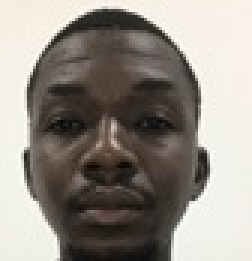
#> input picture memoire/img_training/1/1_1.jpg, 84 x 87 px, found by its file name (shown 3 times larger); its folder holds only this picture in this run
$ python entrainement.py   (older library calls are emulated)
#> lines starting #> are read from the running program, lines starting #| are printed output that depends on the picture
### memoire/convertisseur.py
#!/usr/bin/env python3
# -*- coding: utf-8 -*-
"""
Created on Thu Jul 15 09:56:57 2021
@author: ngbla
"""
from __future__ import print_function
#import cv2
import cv2 as cv
import argparse
import matplotlib.pyplot as plt
from random import randrange

# Begin fonction
def detect_face(image,cv):
    parser = argparse.ArgumentParser(description='Classifier Import')
    parser.add_argument('--face_cascade', help='Path to face cascade.', default='memoire/webcammer-master/haarcascade_frontalface_alt.xml')
    parser.add_argument('--eyes_cascade', help='Path to eyes cascade.', default='memoire/webcammer-master/haarcascade_eye_tree_eyeglasses.xml')
    args = parser.parse_args()

    face_cascade_name = args.face_cascade
    face_cascade = cv.CascadeClassifier()

    eyes_cascade_name = args.eyes_cascade
    eyes_cascade = cv.CascadeClassifier()

    #-- 1. Load the cascades (verification de l'existences des fichier xml)
    if not face_cascade.load(cv.samples.findFile(face_cascade_name)):
        print('--(!)Error loading face cascade')
        exit(0)

    gray_image = cv.cvtColor(image, cv.COLOR_BGR2GRAY)
    faces = face_cascade.detectMultiScale(gray_image)
    #faces = face_cascade.detectMultiScale(gray_image, scaleFactor=1.2, minNeighbors=5)

    #print('[INFO] len face', len(faces))
    if( len(faces) == 0) :
        return None,None, cv

    #print('[INFO) End detection face')
    #return gray_image[y:y+w, x:x+h], faces[0]
    #(im_width, im_height) = (160, 160)
    #faces = cv.resize(faces,(im_width, im_height) )
    return faces, gray_image, cv
    #End

### memoire/entrainement.py
#!/usr/bin/env python3
# -*- coding: utf-8 -*-
"""
Created on Wed Jun 23 10:06:05 2021
@author: ngbla
"""
import os
import cv2 as cv
import numpy as np
import pandas as pd
from subprocess import PIPE, Popen
import matplotlib.pyplot as plt
import PIL
from convertisseur import detect_face

#Initialize names and path to empty list
names = []
path = []
img_training = "memoire\img_training"
modelTrain = "memoire/trainingEigen.yml"

(im_width, im_height) = (160, 160)
# Get the names of all the users
# #img_modif_train #img_training"
for users in os.listdir(img_training):
    names.append(users)

print('[USERS] = ', names)

# Get the path to all the images
for name in names:
    for image in os.listdir(img_training+"\{}".format(name)):
        path_string = os.path.join(img_training+"\{}".format(name), image)
        path.append(path_string)

print('[PATH] = ', path_string)
faces = []
ids = []

# For each image create a numpy array and add it to faces list
for img_path in path:
    # Load image in grayscale
    # image = Image.open(img_path).convert("L")
    image = cv.imread(img_path)
#> image is the input picture: shape (87, 84, 3); mean B, G, R 134.6, 142.2, 148.3
    # Resize like other images in dataset
    image = cv.resize(image,(im_width, im_height) )
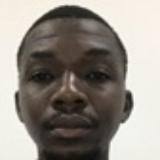
#> image: shape (160, 160, 3); mean B, G, R 134.5, 142.1, 148.2
    # [5 lines of commented-out code are left out]
    face, gray_image, cv = detect_face(image,cv)
#> in detect_face, `faces = face_cascade.detectMultiScale(gray_image)`: faces = [[10, 27, 120, 120]]
#> face = [[10, 27, 120, 120]]

    if face is not None :
        print('[INFO] Face OK')
        print('[INFO] img_path', img_path)
        # face = cv.resize(face,(im_width, im_height) )
        (x, y, w, h) = face[0]
#> x = 10; y = 27; w = 120; h = 120
        facedet = gray_image[y : y + h, x : x + w]
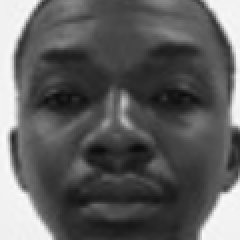
#> facedet: shape (120, 120) (shown 2 times larger); min 11, max 252, mean 94.4
        face_resize =facedet
        face = cv.resize(face_resize, (im_width, im_height))
        faces.append(face)
#> (the run stopped early here; a loop or call above may not have finished)

$ run again, on memoire/img_training/1/1_10.jpg
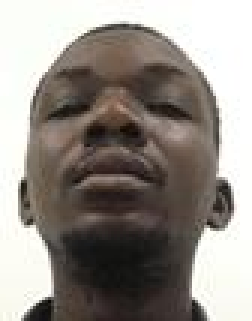
#> input picture memoire/img_training/1/1_10.jpg, 84 x 107 px, found by its file name (shown 3 times larger)
#> image is the input picture: shape (107, 84, 3); mean B, G, R 136.7, 142.8, 149.1
#> `image = cv.resize(image,(im_width, im_height) )`:
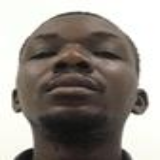
#> image: shape (160, 160, 3); mean B, G, R 136.6, 142.8, 149
#> faces = ()

$ run again, on memoire/img_training/1/1_11.jpg
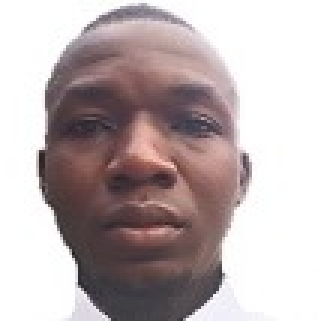
#> input picture memoire/img_training/1/1_11.jpg, 106 x 107 px, found by its file name (shown 3 times larger)
#> image is the input picture: shape (107, 106, 3); mean B, G, R 176.4, 175.6, 187.8
#> image: shape (160, 160, 3)
#> in detect_face, `gray_image = cv.cvtColor(image, cv.COLOR_BGR2GRAY)`:
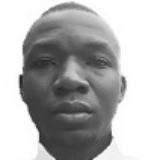
#> gray_image: shape (160, 160); min 37, max 255, mean 179.3
#> faces = [[13, 13, 119, 119]]
#> x = 13; w = 119
#> `facedet = gray_image[y : y + h, x : x + w]`:
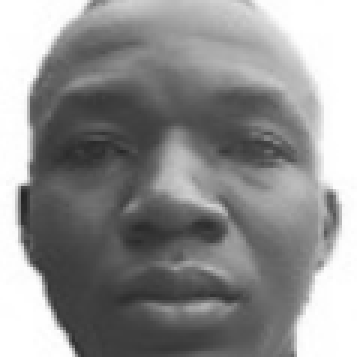
#> facedet: shape (119, 119) (shown 3 times larger); min 37, max 255, mean 144.2
